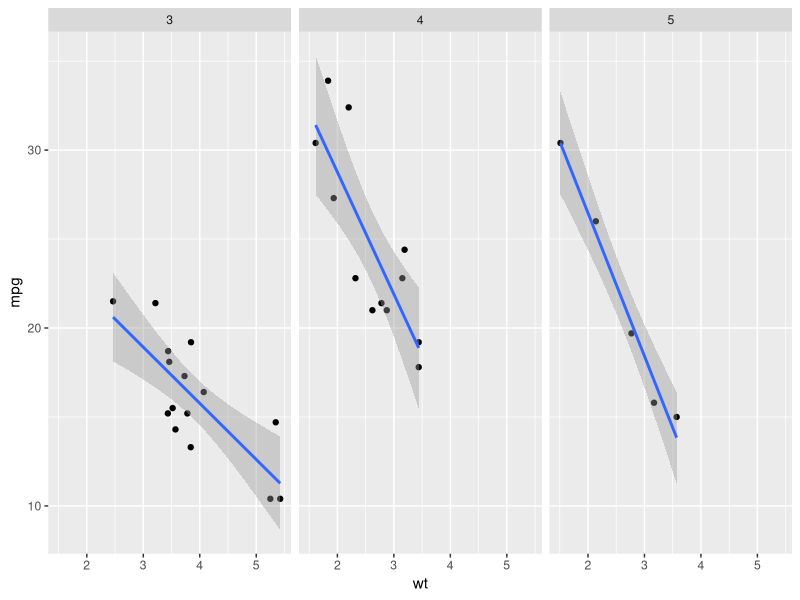

Generate this figure with R:
## ---- chunk 1
knitr::opts_chunk$set(echo = TRUE)
## ---- chunk 2
data("mtcars")
lmfit <- lm(mpg ~ wt, mtcars)
summary(lmfit)
## ---- chunk 3
library(broom)
tidy(lmfit)
## ---- chunk 4
glance(lmfit)
## ---- chunk 5
library(ggplot2)
library(cowplot)
ggplot(mtcars, aes(x = wt, y = mpg)) + 
  geom_point() + 
  facet_wrap(~gear) + 
  geom_smooth(method = "lm")
